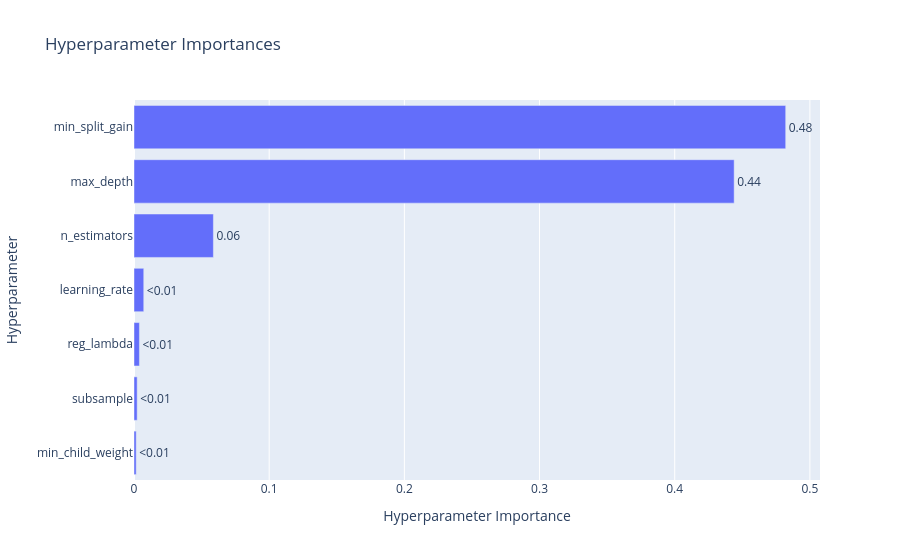

This figure's notebook cell:
### Code cell
# plot hyperparameter importance plot

optuna.visualization.plot_param_importances(study)

### Figure 1 — Plotly figure (JSON) as saved in the notebook; plotly's stock layout.template omitted (floating-point values rounded to 4 significant figures)
{"data": [{"cliponaxis": false, "hovertemplate": ["min_child_weight (IntDistribution): 0.001629186109222984<extra></extra>", "subsample (FloatDistribution): 0.0023453917827663427<extra></extra>", "reg_lambda (FloatDistribution): 0.0040064960004219585<extra></extra>", "learning_rate (FloatDistribution): 0.007218563202110567<extra></extra>", "n_estimators (IntDistribution): 0.05872324001408019<extra></extra>", "max_depth (IntDistribution): 0.4439746519167785<extra></extra>", "min_split_gain (FloatDistribution): 0.48210247097461956<extra></extra>"], "name": "Objective Value", "orientation": "h", "text": ["<0.01", "<0.01", "<0.01", "<0.01", "0.06", "0.44", "0.48"], "textposition": "outside", "type": "bar", "x": [0.001629, 0.002345, 0.004006, 0.007219, 0.05872, 0.444, 0.4821], "y": ["min_child_weight", "subsample", "reg_lambda", "learning_rate", "n_estimators", "max_depth", "min_split_gain"]}], "layout": {"title": {"text": "Hyperparameter Importances"}, "xaxis": {"title": {"text": "Hyperparameter Importance"}}, "yaxis": {"title": {"text": "Hyperparameter"}}}}
